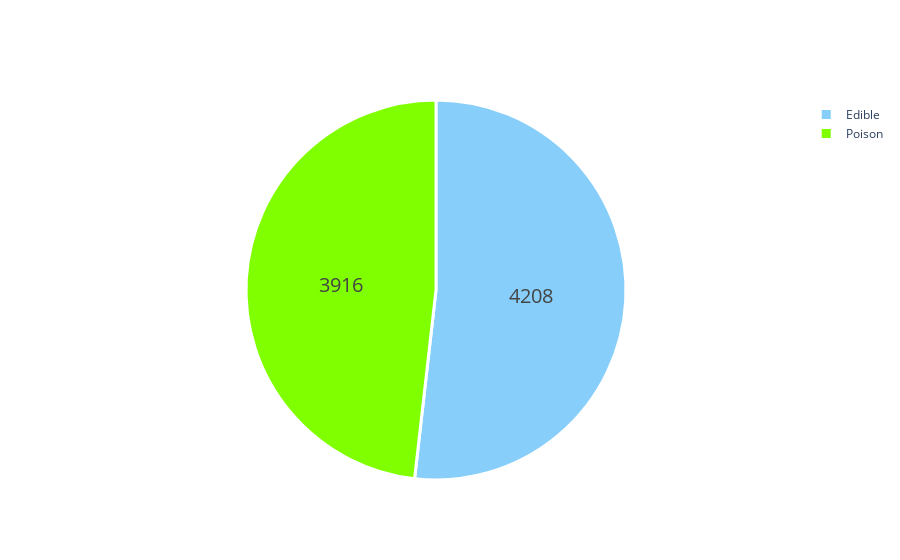

Notebook code cell kept with this figure:
### Markdown cell above
#### Visualisasi menggunakan Plotly

### Code cell
labels = ['Edible', 'Poison']
values = mush_encoded['class'].value_counts()

fig = go.Figure(data=[go.Pie(labels=labels, values=values)])
fig.update_traces(hoverinfo = 'label+percent', textinfo = 'value', textfont_size = 20,
                  marker = dict(colors=['#87CEFA', '#7FFF00'],
                                line = dict(color='#FFFFFF', width=3)))
fig.show()

### Figure 1 — Plotly figure (JSON) as saved in the notebook; plotly's stock layout.template omitted (floating-point values rounded to 4 significant figures)
{"data": [{"hoverinfo": "label+percent", "labels": ["Edible", "Poison"], "marker": {"colors": ["#87CEFA", "#7FFF00"], "line": {"color": "#FFFFFF", "width": 3}}, "textfont": {"size": 20}, "textinfo": "value", "type": "pie", "values": [4208, 3916]}], "layout": {}}
